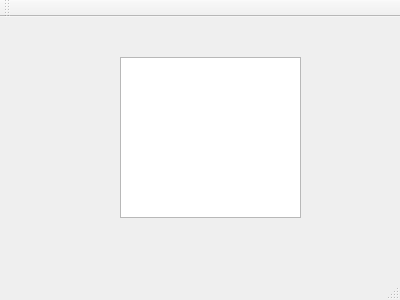
<?xml version="1.0" encoding="UTF-8"?>
<ui version="4.0">
 <class>MainWindow</class>
 <widget class="QMainWindow" name="MainWindow">
  <property name="geometry">
   <rect>
    <x>0</x>
    <y>0</y>
    <width>400</width>
    <height>300</height>
   </rect>
  </property>
  <property name="windowTitle">
   <string>MainWindow</string>
  </property>
  <widget class="QWidget" name="centralWidget">
   <widget class="QTextBrowser" name="textBrowser">
    <property name="geometry">
     <rect>
      <x>120</x>
      <y>40</y>
      <width>181</width>
      <height>161</height>
     </rect>
    </property>
   </widget>
  </widget>
  <widget class="QMenuBar" name="menuBar">
   <property name="geometry">
    <rect>
     <x>0</x>
     <y>0</y>
     <width>400</width>
     <height>28</height>
    </rect>
   </property>
  </widget>
  <widget class="QToolBar" name="mainToolBar">
   <attribute name="toolBarArea">
    <enum>TopToolBarArea</enum>
   </attribute>
   <attribute name="toolBarBreak">
    <bool>false</bool>
   </attribute>
  </widget>
  <widget class="QStatusBar" name="statusBar"/>
 </widget>
 <layoutdefault spacing="6" margin="11"/>
 <resources/>
 <connections/>
</ui>
